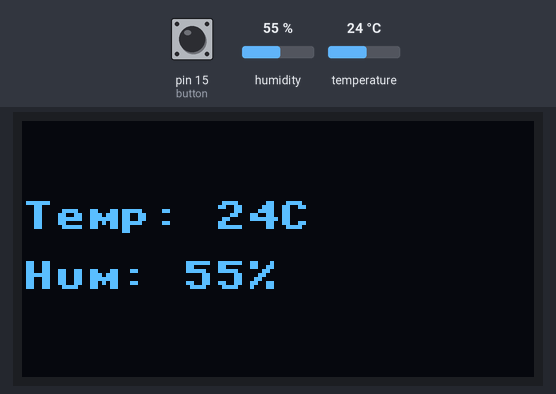
A program run on a simulated MicroPython board. Parts: 128×64 one-colour display. The test bench sets the inputs (shaded band); at power-on: pin 15 (button) HIGH, humidity 55 %, temperature 24 °C.

Above: at 1.2 s.
1.3 s: pin 15 (button) pulled LOW for 2.4 s
At 2.6 s:
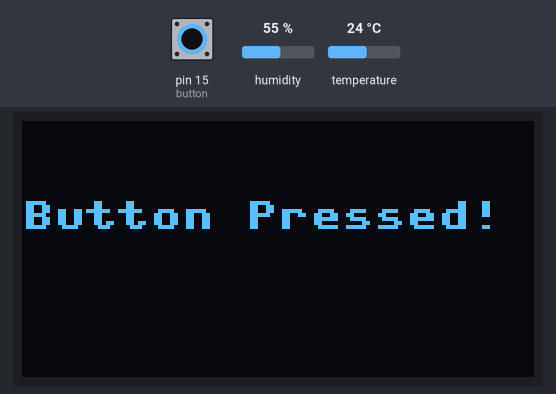
6.6 s: humidity set to 22 %
At 8.6 s:
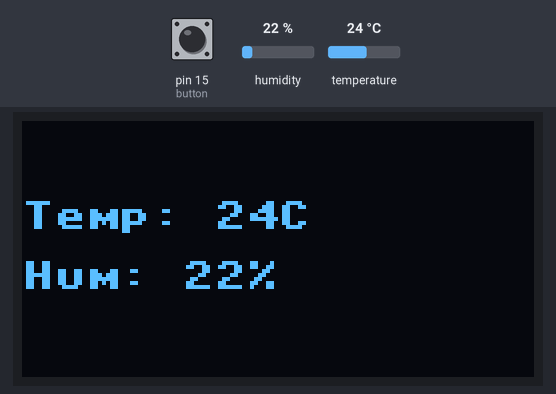
9.3 s: temperature set to 12 °C
At 12.5 s:
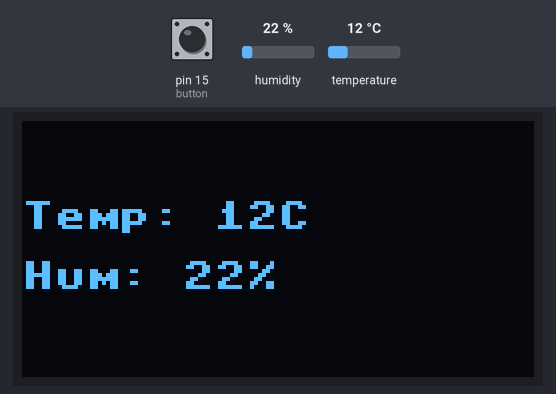
12.8 s: humidity set to 40 %
At 14.7 s:
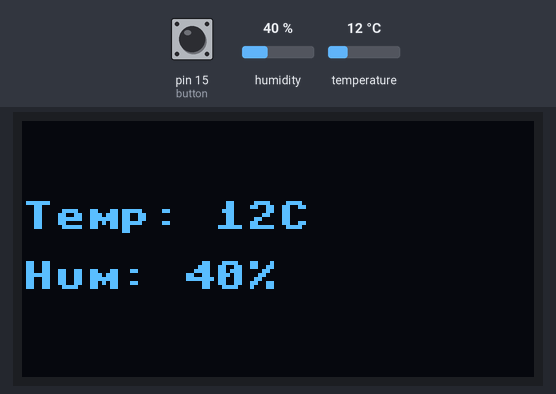
15.5 s: temperature set to 19 °C
Timing chart, 0 to 18.5 s (numbered marks = the images above; inputs shaded):
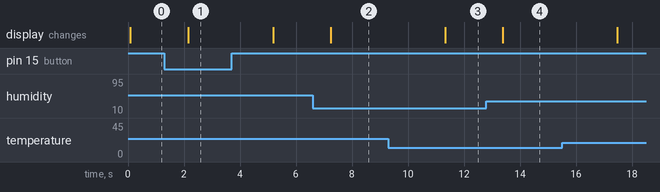

Measured:
- after the input at 1.3 s, the display: changes after 0.84 s (image 1)
- after the input at 6.6 s, the display: changes after 0.64 s (image 2)
- after the input at 9.3 s, the display: changes after 2.0 s (image 3)
- after the input at 12.8 s, the display: changes after 0.58 s (image 4)

The program:

task.py
```python
from machine import Pin, I2C  # Import necessary modules for microcontroller pins and I2C communication
import ssd1306  # Import the OLED display driver
import dht  # Import the DHT sensor library
import utime  # Import time module for delays

# ---------------------- Task 1: Displaying Temperature & Humidity on OLED ----------------------

# Initialize I2C for OLED (Modify pins according to your board)
i2c = I2C(0, scl=Pin(8), sda=Pin(9))  # Raspberry Pi Pico (Use GPIO 5 for SCL, GPIO 4 for SDA)
oled = ssd1306.SSD1306_I2C(128, 64, i2c)  # Initialize the OLED display with 128x64 resolution

# Initialize DHT11 sensor for temperature and humidity
dht_sensor = dht.DHT11(Pin(14))  # Connect DHT11 data pin to GPIO14

def display_message(msg):
    """
    Function to display a message on the OLED screen.
    """
    oled.fill(0)  # Clear the screen
    oled.text(msg, 0, 20)  # Display the message at position (0,20)
    oled.show()  # Update the OLED screen

# ---------------------- Task 2: Running the Code Without Interrupt ----------------------

def read_sensor():
    """
    Reads temperature and humidity from the DHT11 sensor.
    Returns temperature and humidity values.
    """
    try:
        dht_sensor.measure()  # Trigger sensor reading
        temp = dht_sensor.temperature()  # Get temperature
        hum = dht_sensor.humidity()  # Get humidity
        return temp, hum  # Return values
    except:
        return None, None  # Return None in case of an error

# ---------------------- Task 3: Understanding Debounce Issue ----------------------

# Initialize a button for interrupt handling
button_pressed = False  # A flag to track button state

# Interrupt handler function
def button_interrupt(pin):
    """
    This function is triggered when the button is pressed.
    It sets the button_pressed flag to True.
    """
    global button_pressed
    button_pressed = True

# Set up the button with an interrupt on falling edge (button press)
button = Pin(15, Pin.IN, Pin.PULL_UP)  # Button connected to GPIO15 with pull-up resistor
button.irq(trigger=Pin.IRQ_FALLING, handler=button_interrupt)  # Attach interrupt handler

# ---------------------- Task 4: Why Do We Use Interrupts? ----------------------
"""
Why do we use interrupts?
- Without interrupts, the microcontroller must **constantly check** (poll) the button state in the loop.
- Polling wastes processing time and is **inefficient** for real-time applications.
- Interrupts allow the microcontroller to **focus on other tasks** and respond to events only when needed.

How does an interrupt lower the processing cost of the microcontroller?
- Instead of looping to check button status, the processor can **stay idle or perform other tasks**.
- When the button is pressed, an **interrupt occurs**, and the processor only then executes the required action.
- This **reduces CPU load** and improves efficiency.
"""

while True:
    # Read sensor values
    temp, hum = read_sensor()

    # Display sensor values on OLED if valid
    if temp is not None and hum is not None:
        oled.fill(0)  # Clear the screen
        oled.text("Temp: {}C".format(temp), 0, 20)  # Display temperature
        oled.text("Hum: {}%".format(hum), 0, 35)  # Display humidity
        oled.show()  # Update OLED display

    # ---------------------- Task 3: Understanding Debounce Issue ----------------------

    # Check for button press interrupt
    if button_pressed:
        display_message("Button Pressed!")  # Display message when button is pressed
        utime.sleep(1)  # Simple debounce delay to avoid multiple triggers
        button_pressed = False  # Reset the flag

    utime.sleep(2)  # Read sensor every 2 seconds
```
